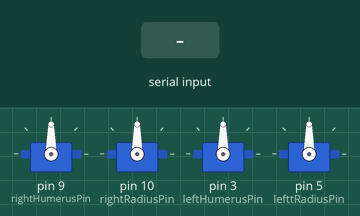
This sketch was run on a simulated Arduino Uno, built with avr-gcc and run on an emulated ATmega328P. Parts: 4 × servo. Inputs (shaded band) come from the test bench.

Above: at 1.2 s.
1.3 s: byte 30 received over Serial
At 2.5 s:
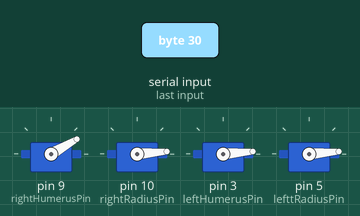
2.8 s: byte 90 received over Serial
At 3.6 s:
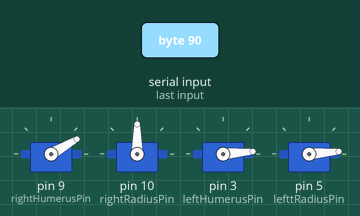
4.3 s: byte 120 received over Serial
At 4.8 s:
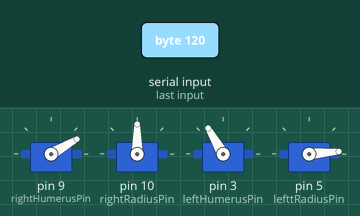
5.8 s: byte 30 received over Serial
At 7.0 s:
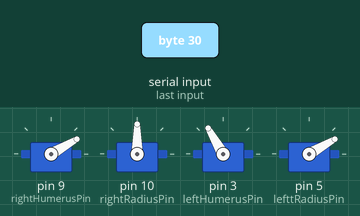
7.3 s: byte 90 received over Serial
At 8.3 s:
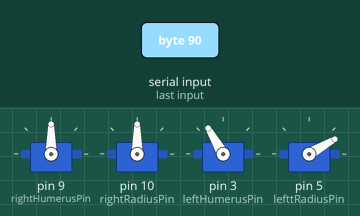
8.8 s: byte 120 received over Serial
At 9.4 s:
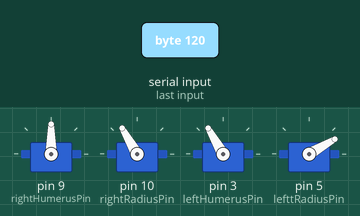
Timing chart, 0 to 11.3 s (numbered marks = the images above; inputs shaded):
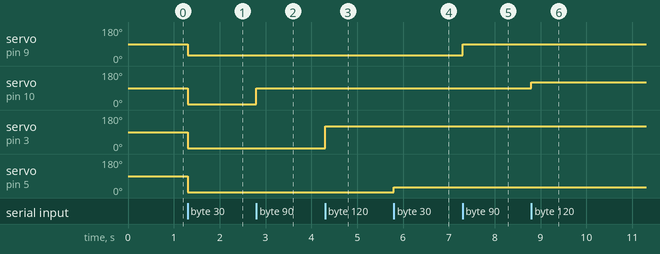

The sketch:

kinectArmsLeftandRight.ino
```cpp
/*Kinect parse for Servo control
 *
 * Taken from Making things See
 *
 * written by D. Godrick
 * 7/25/2017
 *
 *
 */

 #include<Servo.h>

#define rightHumerusPin 9
#define rightRadiusPin 10
#define leftHumerusPin 3
#define lefttRadiusPin  5


 Servo rightHumerus;
 Servo rightRadius;
 Servo leftHumerus;
 Servo leftRadius;


 int nextServo = 0;
 int servoAngles[] = {5,5,5,5};

 void setup(){

  Serial.begin(115200);
  rightHumerus.attach(rightHumerusPin);
  rightRadius.attach(rightRadiusPin);
  leftHumerus.attach(leftHumerusPin);
  leftRadius.attach(lefttRadiusPin);

 // Serial.setTimeout(100);
 }

void loop(){


if (Serial.available()>0){//if data is available
  int angle = Serial.read();

  servoAngles[nextServo] = angle;
  nextServo++;
  if (nextServo > 3){
    nextServo = 0;
  }
//  Serial.print(servoAngles[0]);
//  Serial.print("\t");
//  Serial.println(servoAngles[1]);
  rightHumerus.write(servoAngles[0]);
  rightRadius.write(servoAngles[1]);
  leftHumerus.write(servoAngles[2]);
  leftRadius.write(servoAngles[3]);
  }
}
```

Measured:
- after the input at 1.3 s, servo on pin 9 (rightHumerusPin): 90° → 30° at once; servo on pin 10 (rightRadiusPin), servo on pin 3 (leftHumerusPin), servo on pin 5 (lefttRadiusPin): 90° → 5° at once
- after the input at 2.8 s, servo on pin 10 (rightRadiusPin): 5° → 90° at once
- after the input at 4.3 s, servo on pin 3 (leftHumerusPin): 5° → 120° at once
- after the input at 5.8 s, servo on pin 5 (lefttRadiusPin): 5° → 30° at once
- after the input at 7.3 s, servo on pin 9 (rightHumerusPin): 30° → 90° at once
- after the input at 8.8 s, servo on pin 10 (rightRadiusPin): 90° → 120° at once
